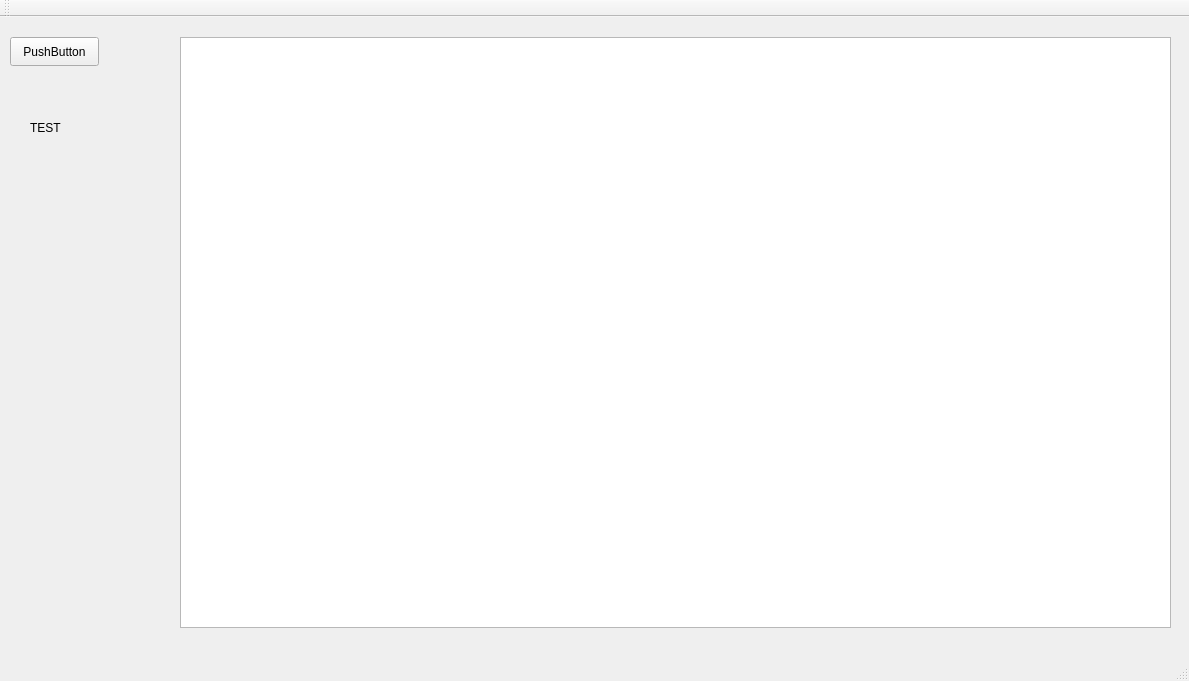
<?xml version="1.0" encoding="UTF-8"?>
<ui version="4.0">
 <class>MainWindow</class>
 <widget class="QMainWindow" name="MainWindow">
  <property name="geometry">
   <rect>
    <x>0</x>
    <y>0</y>
    <width>1189</width>
    <height>681</height>
   </rect>
  </property>
  <property name="maximumSize">
   <size>
    <width>16777215</width>
    <height>16777215</height>
   </size>
  </property>
  <property name="windowTitle">
   <string>MainWindow</string>
  </property>
  <widget class="QWidget" name="centralWidget">
   <widget class="QPushButton" name="pushButton">
    <property name="geometry">
     <rect>
      <x>10</x>
      <y>20</y>
      <width>89</width>
      <height>29</height>
     </rect>
    </property>
    <property name="text">
     <string>PushButton</string>
    </property>
   </widget>
   <widget class="QGraphicsView" name="graphicsView">
    <property name="geometry">
     <rect>
      <x>180</x>
      <y>20</y>
      <width>991</width>
      <height>591</height>
     </rect>
    </property>
   </widget>
   <widget class="QLabel" name="label">
    <property name="geometry">
     <rect>
      <x>30</x>
      <y>100</y>
      <width>69</width>
      <height>21</height>
     </rect>
    </property>
    <property name="text">
     <string>TEST</string>
    </property>
   </widget>
  </widget>
  <widget class="QMenuBar" name="menuBar">
   <property name="geometry">
    <rect>
     <x>0</x>
     <y>0</y>
     <width>1189</width>
     <height>21</height>
    </rect>
   </property>
  </widget>
  <widget class="QToolBar" name="mainToolBar">
   <attribute name="toolBarArea">
    <enum>TopToolBarArea</enum>
   </attribute>
   <attribute name="toolBarBreak">
    <bool>false</bool>
   </attribute>
  </widget>
  <widget class="QStatusBar" name="statusBar"/>
 </widget>
 <layoutdefault spacing="6" margin="11"/>
 <resources/>
 <connections/>
</ui>
